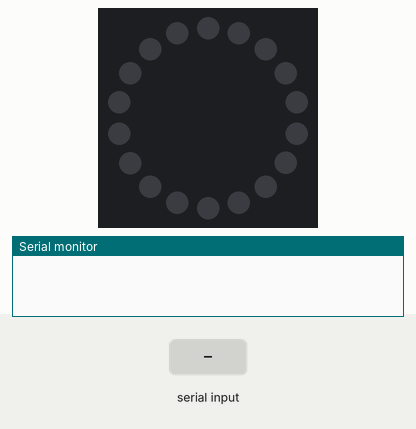
Recording of a sketch running on a simulated Arduino Uno, built with avr-gcc and run on an emulated ATmega328P. On the bench: 18 RGB LEDs in a ring, first at the top, clockwise, the last lines printed to the serial monitor. The inputs (shaded band) are chosen by the test bench. Dim RGB values are drawn brighter than linear.

Above: at 1.2 s.
1.3 s: "90,45\n" received over Serial
3.8 s: "30,150\n" received over Serial
At 5.9 s:
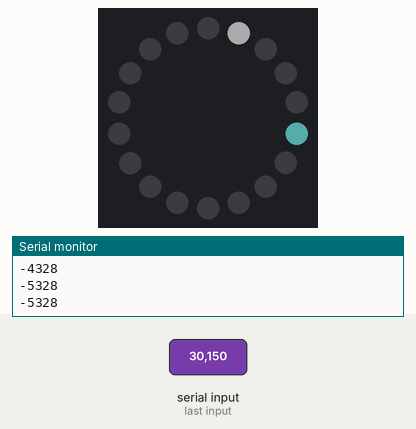
6.3 s: "0\n" received over Serial
At 8.2 s:
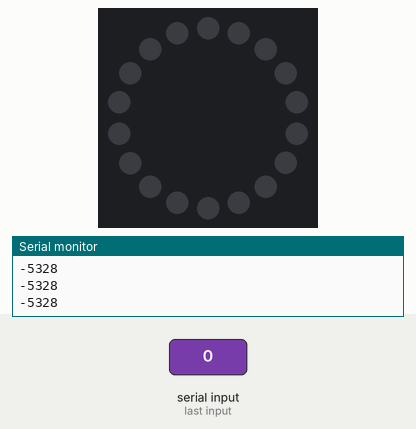
8.8 s: "30,150\n" received over Serial
11.3 s: "5\n" received over Serial
Timing chart, 0 to 14.3 s (numbered marks = the images above; inputs shaded):
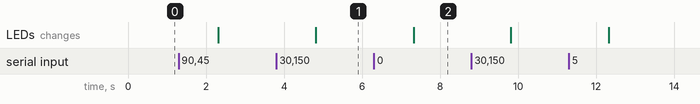

Measured:
- after the input at 3.8 s, the LEDs: change after 1.0 s (image 1)
- after the input at 6.3 s, the LEDs: change after 1.0 s (image 2)

The sketch:

neopixel_code.ino
```cpp
#include <Adafruit_NeoPixel.h>

#ifdef __AVR__
 #include <avr/power.h> // Required for 16 MHz Adafruit Trinket
#endif

#define PIN       10
#define NUMPIXELS 18
Adafruit_NeoPixel pixels(NUMPIXELS, PIN, NEO_GRB + NEO_KHZ800);

String  led_string;

int led_int;
int on;

int color_r;
int color_g;
int color_b;

void setup() {
  Serial.begin(9600);

  pixels.begin(); // INITIALIZE NeoPixel strip object (REQUIRED)
  pixels.clear();
   for(int i=0; i<NUMPIXELS; i++) { // For each pixel...
    pixels.setPixelColor(i, pixels.Color(0, 0, 0));
    pixels.show();   // Send the updated pixel colors to the hardware.

   }

}

void loop() {

  //100001255000012

  //6,7,8 => color_r
  //9,10,11 => color_g
  //12,13,14 => color_b

  if (Serial.available() > 0) {
    // read the incoming byte:
    led_string = Serial.readString();

    int color_r = ((int) (led_string[6] - 48) * 100) + ((int) (led_string[7] - 48) * 10) + (int) (led_string[8] - 48);
    int color_g = ((int) (led_string[9] - 48) * 100) + ((int) (led_string[10] - 48) * 10) + (int) (led_string[11] - 48);
    int color_b = ((int) (led_string[12] - 48) * 100) + ((int) (led_string[13] - 48) * 10) + (int) (led_string[14] - 48);

    Serial.println(color_r);
    Serial.println(color_g);
    Serial.println(color_b);


    on = led_string[0] % 2;

    led_int = ((led_string[1]%2) * 16) + ((led_string[2]%2) * 8) + ((led_string[3]%2) * 4) + ((led_string[4]%2) * 2) + ((led_string[5]%2));

    if(led_int == 0){
      for(int i=0; i<NUMPIXELS; i++) { // For each pixel...
        pixels.setPixelColor(i, pixels.Color(0, 0, 0));
        pixels.show();   // Send the updated pixel colors to the hardware.

      }
    }
    else if(led_int == 31){
      for(int i=0; i<NUMPIXELS; i++) { // For each pixel...
        pixels.setPixelColor(i, pixels.Color(color_r, color_g, color_b));
        pixels.show();   // Send the updated pixel colors to the hardware.

      }
    }
    if(on){
      pixels.setPixelColor(led_int-1, pixels.Color(color_r, color_g, color_b));
      pixels.show();   // Send the updated pixel colors to the hardware.
    }

    else{
      pixels.setPixelColor(led_int-1, pixels.Color(0, 0, 0));
      pixels.show();   // Send the updated pixel colors to the hardware.
    }

  }

}
```
